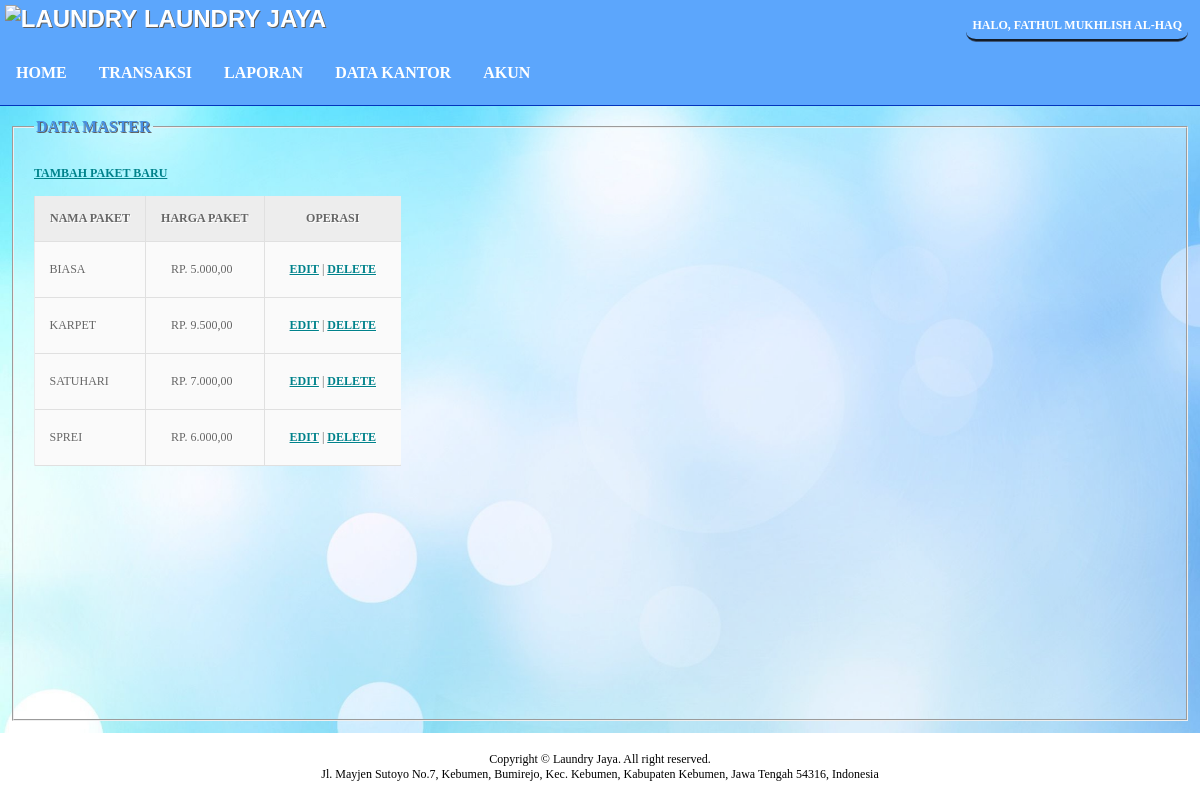
The page /index.php?page=data_master (signed in) on the database its author committed.
### tables this page shows
CREATE TABLE `pegawai` (
  `username` varchar(15) NOT NULL,
  `password` varchar(100) NOT NULL,
  `nama_lengkap` varchar(50) DEFAULT NULL,
  `tanggal_lahir` date DEFAULT NULL,
  `jenis_kelamin` char(1) DEFAULT NULL,
  `alamat` varchar(100) DEFAULT NULL,
  `level` varchar(15) NOT NULL
);

CREATE TABLE `paket_laundry` (
  `nama_paket` varchar(25) NOT NULL,
  `harga_paket` varchar(10) NOT NULL
);

### content/data_master.php (the view)
<?php
if($_SESSION['level']!="admin"){echo "anda tidak memiliki hak untuk akses halaman ini!";}
else {?>
<fieldset class="data_master">
    <legend>DATA MASTER</legend>
    <br>
    <a href="index.php?page=tambah_paket">Tambah paket baru</a><br /><br />
    <table>
        <tr>
            <th>Nama paket</th>
            <th>Harga paket</th>
            <th>Operasi</th>
        </tr>
        <?php
    require("koneksi.php");
    $query = $db->prepare("SELECT * FROM `paket_laundry` ORDER BY nama_paket");
    $query->execute();
    while ($user_data = $query->fetch()) {
        echo "<tr>";
        echo "<td>".$user_data["nama_paket"]."</td>";
        echo "<td>Rp. ".number_format($user_data["harga_paket"], 2, ",", ".")."</td>";
        echo "<td><a href='index.php?page=edit_paket&id=$user_data[nama_paket]'>Edit</a> | <a href='data_master\delete.php?id=$user_data[nama_paket]'>Delete</a></td></tr>";
    };
?>
    </table>
</fieldset>
<?php
};
?>

### index/header.php (shortened to what this page needs)
<?php
    require("koneksi.php");
    $username=$_SESSION['username'];
    $query = $db->prepare("SELECT * FROM pegawai WHERE username = '$username'");
    $query->execute();
    $hasil = $query->fetch();
?>
<li class="nav-nama"><?php echo "Halo, ".$hasil['nama_lengkap']; $db=NULL?></li>
<label for="head"><img src="https://img.icons8.com/wired/50/000000/washing-machine.png" alt="laundry"/>&nbsp;laundry jaya</label>

### css/style.css (style rules this page uses)
body { padding: 0em; margin: 0em; font-family: Tahoma; }
header label { font-family: Arial, Helvetica, sans-serif; font-size: 40px; font-weight: bolder; text-shadow: 1px 1px 0px rgb(94, 94, 94); }
a, td a { font-weight: bold; color: rgb(0, 130, 139); }
.nav-nama { float: right; align-items: center; display: flex; margin-top: 1em; margin-right: 1em; padding: 0.5em; font-size: 12px; font-weight: bold; border-bottom: 3px groove rgb(60, 87, 124); border-radius: 10px; }
header label { align-items: center; display: flex; font-size: 1em; padding: 0.2em; }
fieldset { font-size: 12px; margin: 1em; padding: 15px 20px 20px 20px; background: rgba(255, 255, 255, 0.295); min-height: 90%; }
table { color: #666; text-shadow: 1px 1px 0px #fff; background: #eaebec; border-color: #ccc; border-collapse: collapse; }
table th { padding: 15px 15px; border-left: 1px solid #e0e0e0; border-bottom: 1px solid #e0e0e0; background: #ededed; }
table td:first-child { text-align: left; padding-left: 15px; border-left: 0px; }
table td { padding: 20px 25px; border-top: 1px solid #ffffff; border-bottom: 1px solid #e0e0e0; border-left: 1px solid #e0e0e0; background: #fafafa; background: --webkit-gradient(linear, left top, left bottom, from(#fbfbfb), to(#fafafa)); background: --moz-linear-gradient(top, #fbfbfb, #fafafa); }
table tr:last-child td:first-child { -moz-border-radius-bottomleft: 3px; -webkit-border-bottom-left-radius: 3px; border-bottom-left-radius: 3px; }
table tr:last-child td:last-child { -moz-border-radius-bottomright: 3px; -webkit-border-bottom-right-radius: 3px; border-bottom-right-radius: 3px; }
legend { font-weight: bold; font-size: 16px; text-shadow: 1px 1px 0px rgb(94, 94, 94); }

### rows shown on the page
pegawai: nama_lengkap "FATHUL MUKHLISH AL-HAQ"
paket_laundry: nama_paket "BIASA", harga_paket "5.000,00"
paket_laundry: nama_paket "KARPET", harga_paket "9.500,00"
paket_laundry: nama_paket "SATUHARI", harga_paket "7.000,00"
paket_laundry: nama_paket "SPREI", harga_paket "6.000,00"
